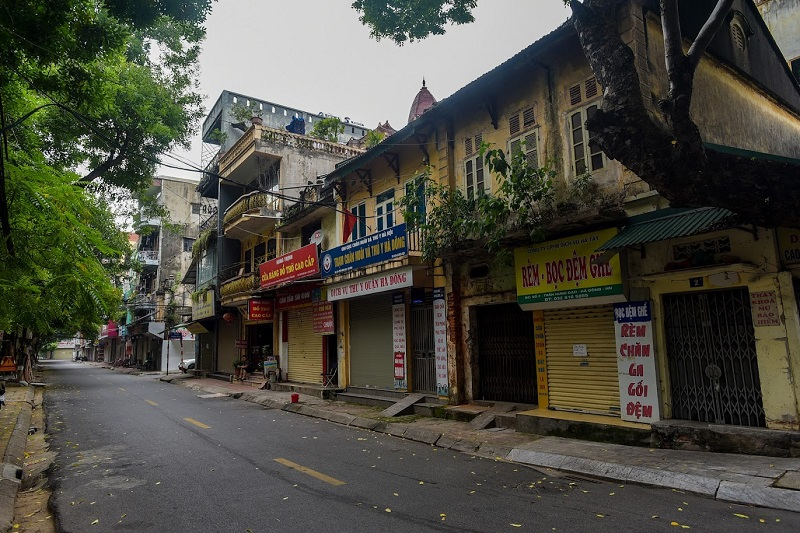
#> input picture hanoi.jpg, 800 x 533 px
$ jupyter execute DoG.ipynb
#> lines starting #> are read from the running program, lines starting #| are printed output that depends on the picture
[cell 1]
import numpy as np
import matplotlib.pyplot as plt
import cv2

# Difference of Gaussians

## Gaussian filter

\begin{equation*}
G(x,y) =
\frac{1}{2\pi\sigma^2}
.e^{-\frac{x^2+y^2}{2\sigma^2}}
\end{equation*}

Example: Generate Gaussian 3x3 kernel with
\begin{equation*}
\sigma = 1
\end{equation*}:

\begin{equation*}
\begin{bmatrix}
\ h(-1,-1) & h(0,-1) & h(1,-1) \\
\ h(-1,0) & h(0,0) & h(1,0) \\
\ h(-1,1) & h(0,1) & h(1,1) \
\end{bmatrix}
=
\begin{bmatrix}
\ 0.059 & 0.097 & 0.059 \\
\ 0.097 & 0.159 & 0.097 \\
\ 0.059 & 0.097 & 0.059 \
\end{bmatrix}
\end{equation*}

[cell 2]
def genGaussKernel(height=3, width=3, sigma=1):
#> called with height = 3, width = 3, sigma = 1
    c = 1.0 / (2 * np.pi * (sigma ** 2))
    center_h = (int)(height / 2)
    center_w = (int)(width / 2)
    kernel = np.ones((height, width))
    for i in range(height):
        for j in range(width):
            diff = (i - center_h)**2 + (j - center_w)**2
            kernel[i,j] = c * np.exp(-(diff) / (2.0*sigma**2))

    return kernel / kernel.sum()

Compare with above example:

[cell 3]
example_kernel = genGaussKernel()
plt.imshow(example_kernel)
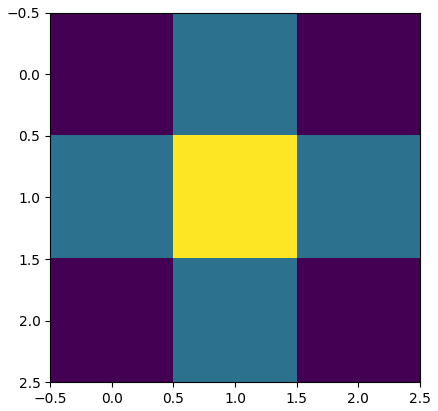
#> figure drawn by matplotlib, 1 panel

[cell 4]
print(example_kernel)

## Gaussian blur

<u>Note:</u> Convolution 2D
<br>
Apply function <i><strong>filter2D(src, ddepth, kernel)</strong></i> of opencv
<br>
Arguments:
- The first argument is the source image
- The second argument is ddepth, which indicates the depth of the resulting image. A value of -1 indicates that the final image will also have the same depth as the source image
- The final input argument is the kernel, which we apply to the source image

[cell 5]
def gaussianBlur(image, kernel_height, kernel_width, sigma):
    img_gray = cv2.cvtColor(image, cv2.COLOR_RGB2GRAY)
    return cv2.filter2D(img_gray, -1, genGaussKernel(kernel_height, kernel_width, sigma))

Example with input image:

[cell 6]
img = cv2.imread("../hanoi.jpg")
#> img is the input picture: shape (533, 800, 3); mean B, G, R 65, 75.1, 75.9
plt.figure(figsize=(15, 15))
plt.imshow(img)

Blur with 3x3 kernel, <strong>sigma = 0.7</strong>

[cell 7]
kernel_1 = genGaussKernel(3, 3, 0.7)
plt.imshow(kernel_1)

blur_img_1 = gaussianBlur(img, 3, 3, 0.7)
#> in gaussianBlur, `img_gray = cv2.cvtColor(image, cv2.COLOR_RGB2GRAY)`:
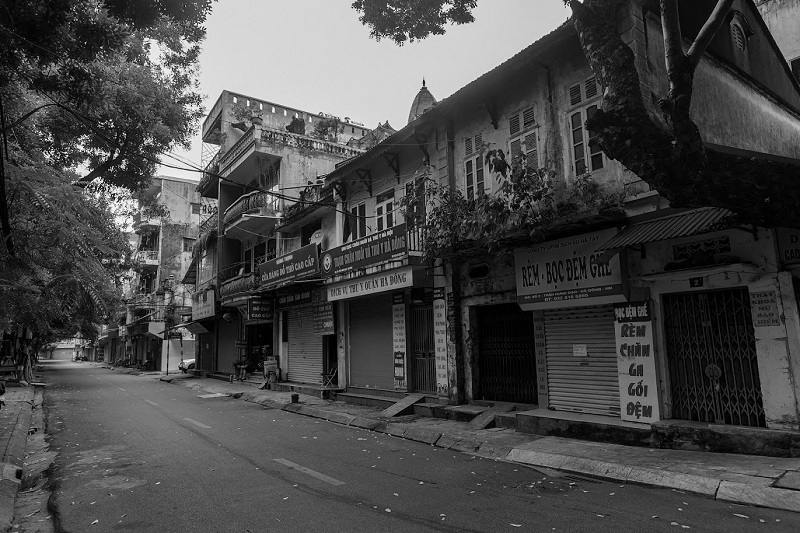
#> img_gray: shape (533, 800); min 0, max 255, mean 72.3
plt.figure(figsize=(15, 15))
plt.imshow(blur_img_1, cmap='gray')
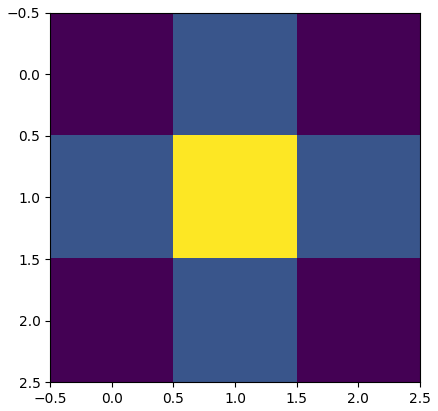
#> figure drawn by matplotlib, 1 panel

Blur with 3x3 kernel, <strong>sigma = 1.4</strong>

[cell 8]
kernel_2 = genGaussKernel(3, 3, 1.4)
plt.imshow(kernel_2)

blur_img_2 = gaussianBlur(img, 3, 3, 1.4)
plt.figure(figsize=(15, 15))
plt.imshow(blur_img_2, cmap='gray')

## Difference of Gaussians
The DoG filter is created by subtracting two Gaussian functions of different sigmas
<br>
Difference of Gaussians image = low sigma image - high sigma image

[cell 9]
def differenceOfGaussians(image, kernel_height, kernel_width, low_sigma, high_sigma):
#> called with kernel_height = 3, kernel_width = 3, low_sigma = 0.7, high_sigma = 1.4
    low_sigma_img = gaussianBlur(image, kernel_height, kernel_width, low_sigma)
    high_sigma_img = gaussianBlur(image, kernel_height, kernel_width, high_sigma)
    img_DoG = low_sigma_img - high_sigma_img
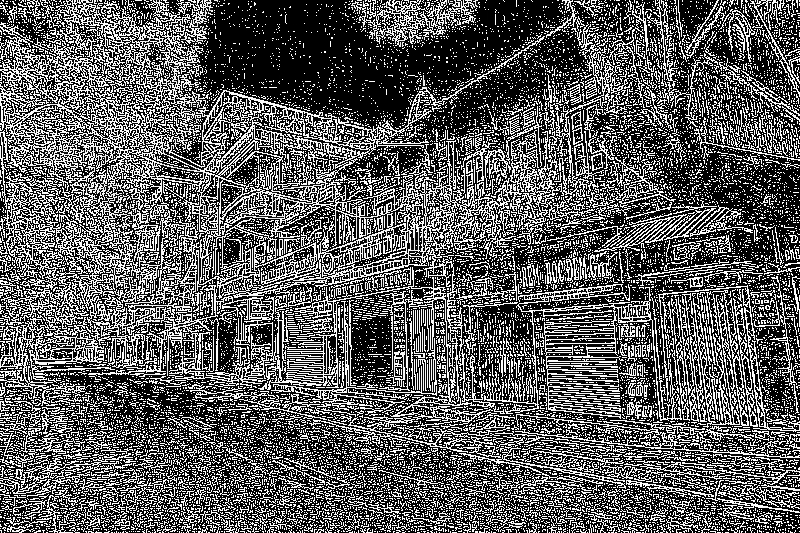
#> img_DoG: shape (533, 800); min 0, max 255, mean 92.2

    plt.figure(figsize=(8, 8))
    plt.title("DoG with sigma = ({},{})".format(low_sigma, high_sigma))
    plt.imshow(img_DoG, cmap='gray')

[cell 10]
differenceOfGaussians(img, 3, 3, 0.7, 1.4)

[cell 11]
differenceOfGaussians(img, 3, 3, 1.4, 2.8)
#> call 2 of differenceOfGaussians, with kernel_height = 3, kernel_width = 3, low_sigma = 1.4, high_sigma = 2.8
#> in differenceOfGaussians (call 2), `img_DoG = low_sigma_img - high_sigma_img`:
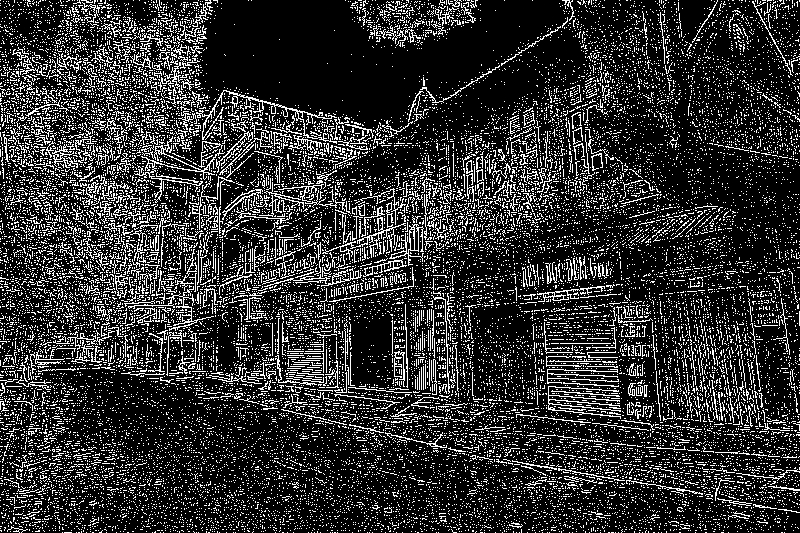
#> img_DoG: shape (533, 800); min 0, max 255, mean 48.6

[cell 12]
differenceOfGaussians(img, 3, 3, 2.8, 5.6)
#> call 3 of differenceOfGaussians, with kernel_height = 3, kernel_width = 3, low_sigma = 2.8, high_sigma = 5.6
#> in differenceOfGaussians (call 3), `img_DoG = low_sigma_img - high_sigma_img`:
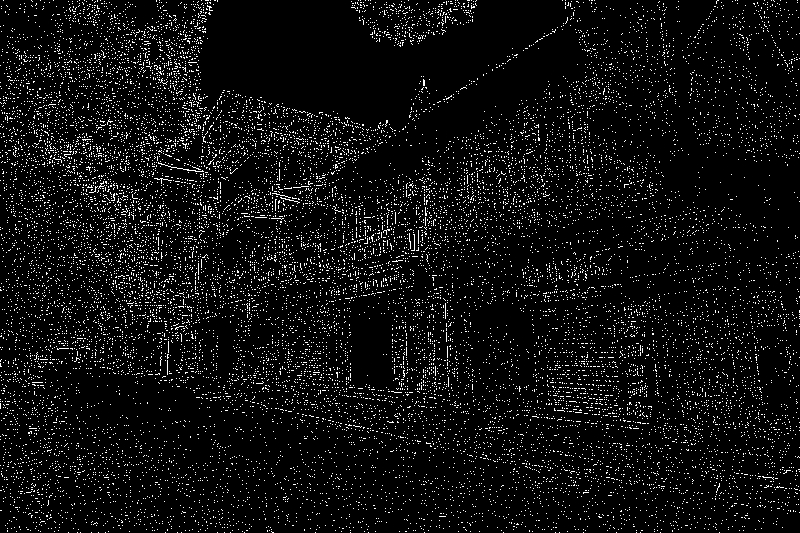
#> img_DoG: shape (533, 800); min 0, max 255, mean 15.6

$ run again, with bloom.jpg copied over hanoi.jpg
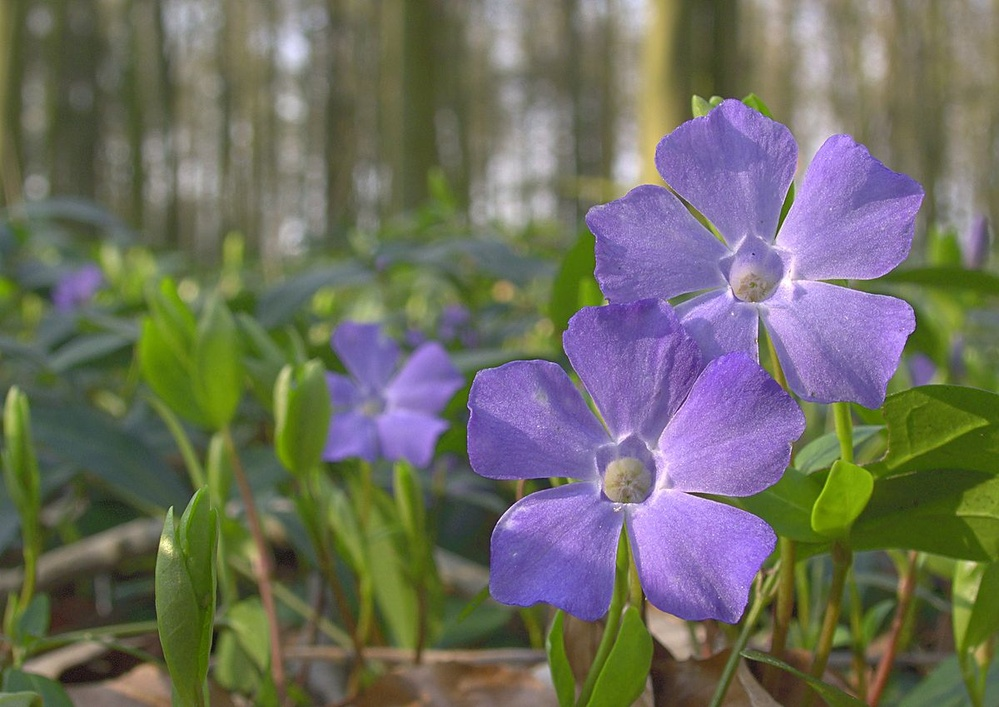
#> input picture bloom.jpg, 999 x 707 px, shrunk from 1200 x 849 before the run
#> img is the input picture: shape (707, 999, 3); mean B, G, R 97.3, 110, 110.3
#> in gaussianBlur, `img_gray = cv2.cvtColor(image, cv2.COLOR_RGB2GRAY)`:
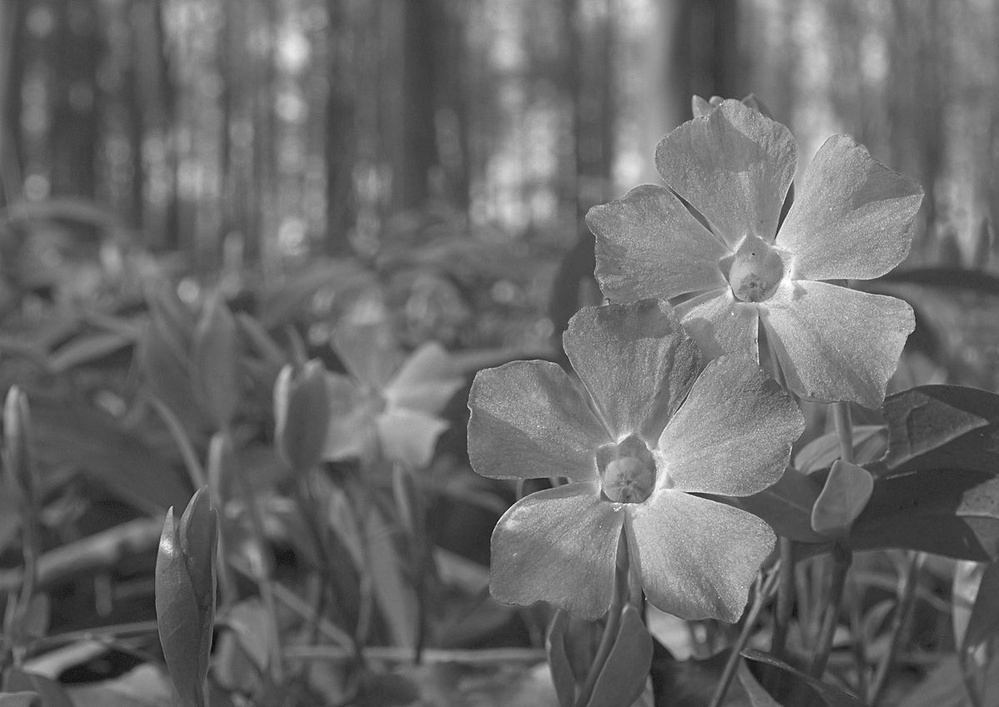
#> img_gray: shape (707, 999); min 10, max 254, mean 106.2
#> in differenceOfGaussians (call 3), `img_DoG = low_sigma_img - high_sigma_img`:
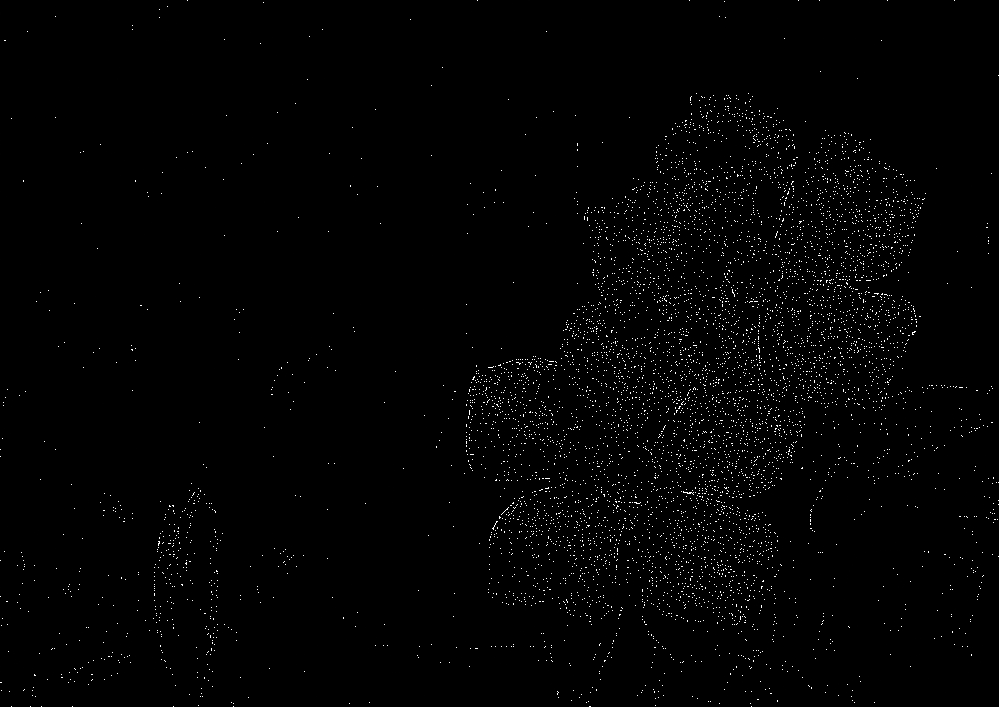
#> img_DoG: shape (707, 999); min 0, max 255, mean 2.9
